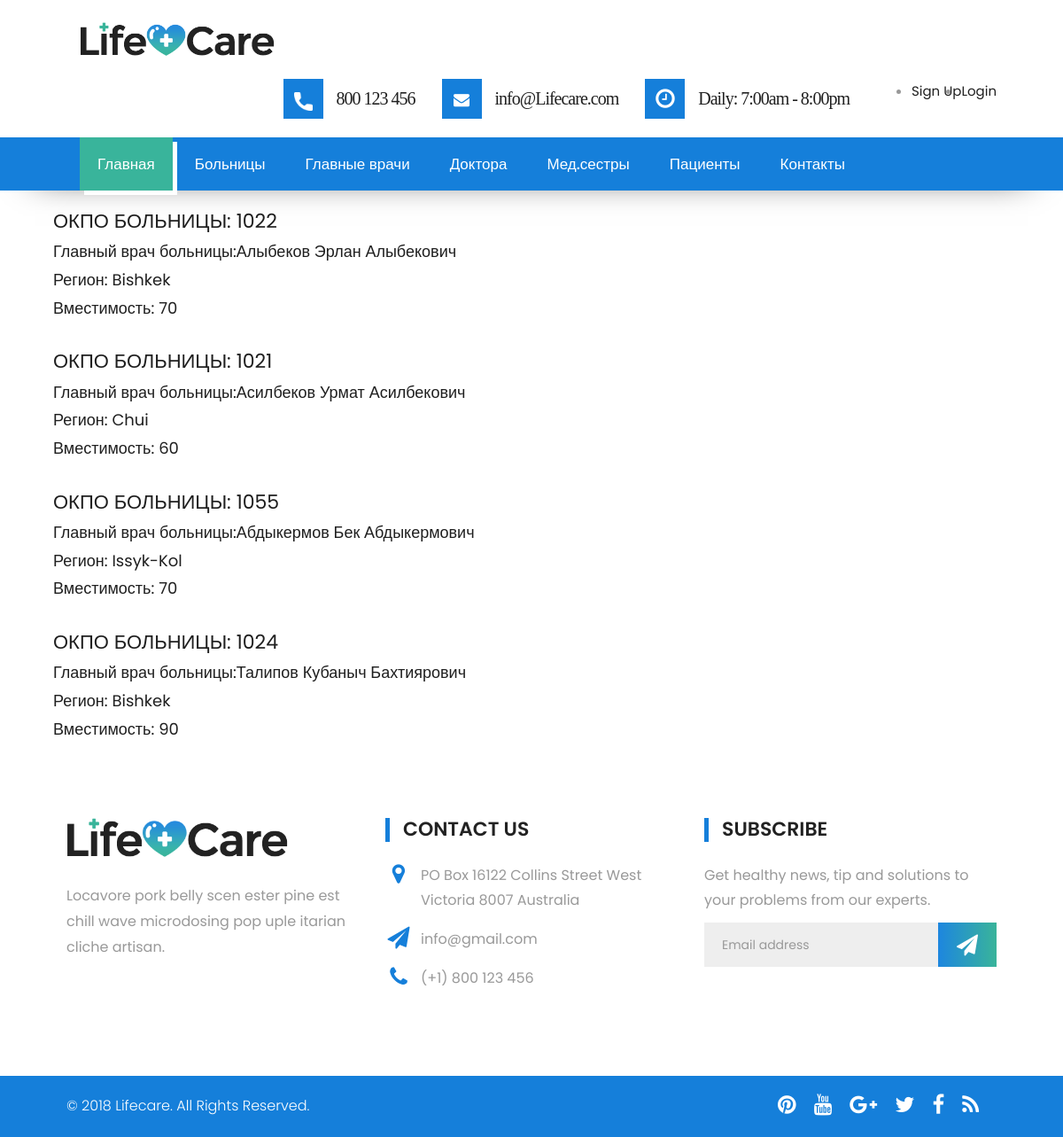
The app's page /hospitals/ with its own data.
### app/models.py (models this page shows, shortened)
class Hospital(models.Model):
    ocpo = models.CharField(
        max_length=4,
        db_index=True,
        blank=True,
        verbose_name='окпо',
        unique=True
    )
    CHOICES = (
        ('Bishkek', 'Bishkek'),
        ('Chui', 'Chui'),
        ('Talas', 'Talas'),
        ('Naryn', 'Naryn'),
        ('Issyk-Kol', 'Issyk-Kol'),
        ('Osh', 'Osh'),
        ('Djalal-Abad', 'Djalal-Abad'),
        ('Batken', 'Batken')
    )
    region = models.CharField(
        max_length=255,
        choices=CHOICES
    )
    amount_emp = models.DecimalField(
        max_digits=2,
        decimal_places=0
    )
    BOOL_CHOICES = (
        (True, 1), (False, 0)
    )
    own = models.BooleanField(
        choices=BOOL_CHOICES
    )
    main_doctor = models.OneToOneField(
        'MainDoctor',
        on_delete=models.CASCADE
    )

class MainDoctor(models.Model):
    fullname = models.CharField(
        max_length=255,
        db_index=True,
        blank=True,
        verbose_name='Ф.И.О'
    )
    passport_pincode = models.CharField(
        max_length=9,
        blank=True,
        verbose_name='ПИН-КОД паспорта'
    )
    age = models.IntegerField(
        blank=True,
        verbose_name='Возраст'
    )
    work_experience = models.CharField(
        max_length=255,
        blank=True,
        verbose_name='Стаж работы'
    )
    phone_number = models.CharField(
        max_length=14,
        blank=True,
        verbose_name='Номер телефона'
    )
    doctors_cnnct = models.ForeignKey('AttendingDoctor',
                                on_delete=models.CASCADE,
                                verbose_name='Доктора')
    nurse_connect = models.ForeignKey(
        'Nurse',
        on_delete=models.CASCADE,
        verbose_name='Мед.сестры'
    )
    def __str__(self):
        return self.fullname

### app/views.py (the view)
# urls.py: path('hospitals/', hospitals, name='hospitals'),
def hospitals(request):
    hospitals = Hospital.objects.all()
    context = {
        'hospitals':hospitals
    }
    return render(request,
                  template_name='hospitals.html', context=context)

### templates/hospitals.html
 {% extends 'base.html' %}
 {% load static %}
 {% block content %}
   <div class="container p-3 my-3 bg-dark text-white">
      <div class="row" style="margin-top: 20px;">
         <br><br><br><br><br><br><br>
         {% for i in hospitals %}
         <br>
         <h2>ОКПО БОЛЬНИЦЫ: {{ i.ocpo }}</h2>
         <h3>Главный врач больницы:{{ i.main_doctor }}</h3>
         <h3>Регион: {{ i.region }}</h3>
         <h3>Вместимость: {{ i.amount_emp }}</h3>
         {% endfor %}
      </div>
   </div>
 {% endblock %}

### config/static/css/style.css (style rules this page uses)
body { color: #999; font-size: 15px; font-family: 'Source Sans Pro', sans-serif; line-height: 1.80857; }
h1, h2, h3, h4, h5, h6 { letter-spacing: 0; font-weight: normal; position: relative; padding: 0 0 10px 0; font-weight: normal; line-height: 120% !important; color: #1f1f1f; margin: 0 }
h2 { font-size: 22px }
h3 { font-size: 18px }

### config/static/css/versions.css (style rules this page uses)
body.clinic_version { font-family: 'Roboto', sans-serif; }

### config/static/css/responsive.css (style rules this page uses)
@media (max-width: 1200px) { .container { width: 90%; } }

### config/static/css/custom.css (style rules this page uses)
* { font-family: 'Poppins', sans-serif; }
h1,h2,h3,h4,h5,h6 { font-family: 'Poppins', sans-serif; }

### records on screen
Hospital: ocpo "1022", main_doctor "Алыбеков Эрлан Алыбекович", region "Bishkek", amount_emp "70"
Hospital: ocpo "1021", main_doctor "Асилбеков Урмат Асилбекович", region "Chui", amount_emp "60"
Hospital: ocpo "1055", main_doctor "Абдыкермов Бек Абдыкермович", region "Issyk-Kol", amount_emp "70"
Hospital: ocpo "1024", main_doctor "Талипов Кубаныч Бахтиярович", region "Bishkek", amount_emp "90"
